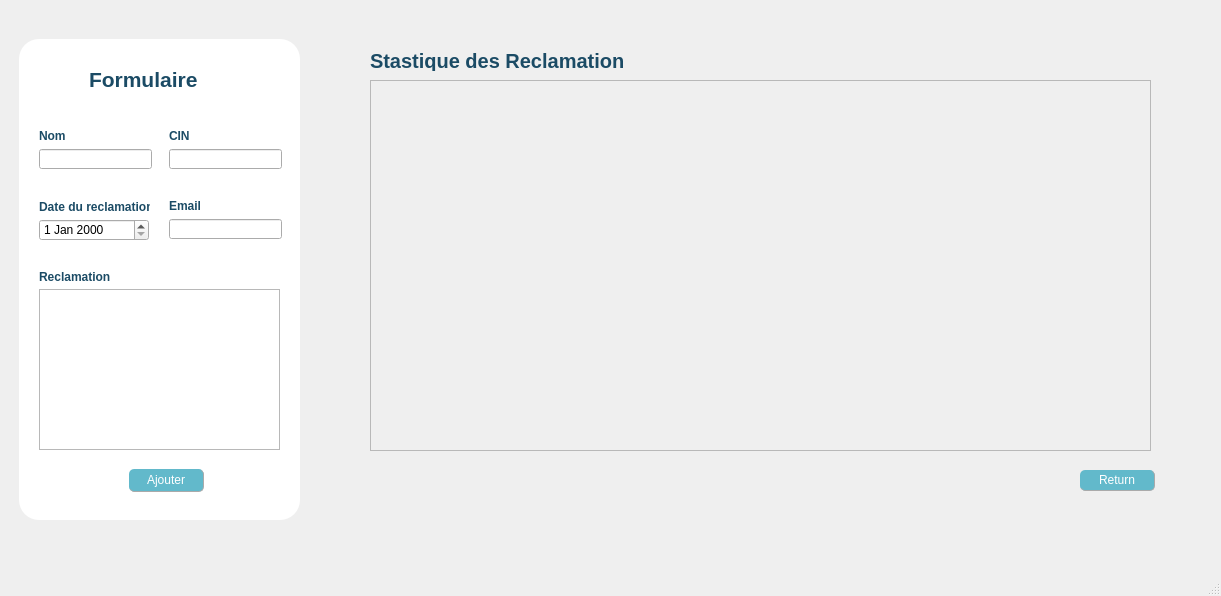
<?xml version="1.0" encoding="UTF-8"?>
<ui version="4.0">
 <class>reclamation</class>
 <widget class="QMainWindow" name="reclamation">
  <property name="geometry">
   <rect>
    <x>0</x>
    <y>0</y>
    <width>1221</width>
    <height>596</height>
   </rect>
  </property>
  <property name="windowTitle">
   <string>Reclamation</string>
  </property>
  <widget class="QWidget" name="centralwidget">
   <widget class="QWidget" name="widget" native="true">
    <property name="geometry">
     <rect>
      <x>0</x>
      <y>0</y>
      <width>321</width>
      <height>561</height>
     </rect>
    </property>
    <property name="styleSheet">
     <string notr="true">QPushButton #pushButton{
	
	background-color: rgb(98, 185, 203);
	color: rgb(255, 255, 255);
	border-radius:5px;
}
QPushButton #pushButton:hover{
	
	background-color: rgb(98, 185, 203);
}
QPushButton #pushButtonp:pressed{
	padding-left:5px;
	padding-top:5px;
	background-color: rgb(98, 185, 203);
}</string>
    </property>
    <widget class="QStackedWidget" name="stackedWidget">
     <property name="geometry">
      <rect>
       <x>9</x>
       <y>-1</y>
       <width>311</width>
       <height>541</height>
      </rect>
     </property>
     <property name="currentIndex">
      <number>0</number>
     </property>
     <widget class="QWidget" name="page">
      <widget class="QLabel" name="label_6">
       <property name="geometry">
        <rect>
         <x>160</x>
         <y>200</y>
         <width>47</width>
         <height>14</height>
        </rect>
       </property>
       <property name="font">
        <font>
         <weight>75</weight>
         <bold>true</bold>
        </font>
       </property>
       <property name="styleSheet">
        <string notr="true">color: rgb(27, 75, 101);</string>
       </property>
       <property name="text">
        <string>Email</string>
       </property>
      </widget>
      <widget class="QPlainTextEdit" name="reclamationEdit_Reclamation">
       <property name="geometry">
        <rect>
         <x>30</x>
         <y>290</y>
         <width>241</width>
         <height>161</height>
        </rect>
       </property>
      </widget>
      <widget class="QLineEdit" name="reclamationEdit_Email">
       <property name="geometry">
        <rect>
         <x>160</x>
         <y>220</y>
         <width>113</width>
         <height>20</height>
        </rect>
       </property>
      </widget>
      <widget class="QLineEdit" name="reclamationEdit_Nom">
       <property name="geometry">
        <rect>
         <x>30</x>
         <y>150</y>
         <width>113</width>
         <height>20</height>
        </rect>
       </property>
       <property name="styleSheet">
        <string notr="true"/>
       </property>
      </widget>
      <widget class="QLabel" name="label">
       <property name="geometry">
        <rect>
         <x>10</x>
         <y>40</y>
         <width>281</width>
         <height>481</height>
        </rect>
       </property>
       <property name="styleSheet">
        <string notr="true">background-color: rgb(255, 255, 255);
border-radius:20px;

</string>
       </property>
       <property name="text">
        <string/>
       </property>
      </widget>
      <widget class="QPushButton" name="reclamation_ajouter">
       <property name="geometry">
        <rect>
         <x>120</x>
         <y>470</y>
         <width>75</width>
         <height>23</height>
        </rect>
       </property>
       <property name="styleSheet">
        <string notr="true">QPushButton{
	border-radius:5px;
   border-right:1px solid #aaaaaa;
	border-bottom:1px solid #aaaaaa;
}
QPushButton:enabled{
background-color: rgb(98, 185, 203);
	color: rgb(255, 255, 255);
}
QPushButton:pressed{
	background-color: rgb(190, 233, 231);
	color: rgb(255, 255, 255);
	border-radius:5px;
}
QPushButton:disabled{
background-color: #aaaaaa;
	color: rgb(255, 255, 255);
}

</string>
       </property>
       <property name="text">
        <string>Ajouter</string>
       </property>
      </widget>
      <widget class="QLineEdit" name="reclamationEdit_CIN">
       <property name="geometry">
        <rect>
         <x>160</x>
         <y>150</y>
         <width>113</width>
         <height>20</height>
        </rect>
       </property>
      </widget>
      <widget class="QLabel" name="label_3">
       <property name="geometry">
        <rect>
         <x>30</x>
         <y>130</y>
         <width>47</width>
         <height>14</height>
        </rect>
       </property>
       <property name="font">
        <font>
         <weight>75</weight>
         <bold>true</bold>
        </font>
       </property>
       <property name="styleSheet">
        <string notr="true">color: rgb(27, 75, 101);</string>
       </property>
       <property name="text">
        <string>Nom</string>
       </property>
      </widget>
      <widget class="QLabel" name="label_7">
       <property name="geometry">
        <rect>
         <x>30</x>
         <y>270</y>
         <width>81</width>
         <height>16</height>
        </rect>
       </property>
       <property name="font">
        <font>
         <weight>75</weight>
         <bold>true</bold>
        </font>
       </property>
       <property name="styleSheet">
        <string notr="true">color: rgb(27, 75, 101);</string>
       </property>
       <property name="text">
        <string>Reclamation</string>
       </property>
      </widget>
      <widget class="QLabel" name="label_4">
       <property name="geometry">
        <rect>
         <x>160</x>
         <y>130</y>
         <width>47</width>
         <height>14</height>
        </rect>
       </property>
       <property name="font">
        <font>
         <weight>75</weight>
         <bold>true</bold>
        </font>
       </property>
       <property name="styleSheet">
        <string notr="true">color: rgb(27, 75, 101);</string>
       </property>
       <property name="text">
        <string>CIN</string>
       </property>
      </widget>
      <widget class="QDateEdit" name="reclamationEdit_date">
       <property name="geometry">
        <rect>
         <x>30</x>
         <y>220</y>
         <width>110</width>
         <height>22</height>
        </rect>
       </property>
      </widget>
      <widget class="QLabel" name="label_2">
       <property name="geometry">
        <rect>
         <x>80</x>
         <y>50</y>
         <width>171</width>
         <height>61</height>
        </rect>
       </property>
       <property name="font">
        <font>
         <family>MS Shell Dlg 2</family>
         <pointsize>16</pointsize>
         <weight>75</weight>
         <italic>false</italic>
         <bold>true</bold>
         <underline>false</underline>
         <strikeout>false</strikeout>
         <kerning>true</kerning>
        </font>
       </property>
       <property name="styleSheet">
        <string notr="true">
color: rgb(27, 75, 101);
</string>
       </property>
       <property name="text">
        <string>Formulaire</string>
       </property>
      </widget>
      <widget class="QLabel" name="label_5">
       <property name="geometry">
        <rect>
         <x>30</x>
         <y>200</y>
         <width>111</width>
         <height>16</height>
        </rect>
       </property>
       <property name="font">
        <font>
         <weight>75</weight>
         <bold>true</bold>
        </font>
       </property>
       <property name="styleSheet">
        <string notr="true">color: rgb(27, 75, 101);</string>
       </property>
       <property name="text">
        <string>Date du reclamation</string>
       </property>
      </widget>
      <zorder>label</zorder>
      <zorder>label_6</zorder>
      <zorder>reclamationEdit_Reclamation</zorder>
      <zorder>reclamationEdit_Email</zorder>
      <zorder>reclamationEdit_Nom</zorder>
      <zorder>reclamation_ajouter</zorder>
      <zorder>reclamationEdit_CIN</zorder>
      <zorder>label_3</zorder>
      <zorder>label_7</zorder>
      <zorder>label_4</zorder>
      <zorder>reclamationEdit_date</zorder>
      <zorder>label_2</zorder>
      <zorder>label_5</zorder>
     </widget>
     <widget class="QWidget" name="page_2">
      <widget class="QLabel" name="label_15">
       <property name="geometry">
        <rect>
         <x>170</x>
         <y>190</y>
         <width>47</width>
         <height>14</height>
        </rect>
       </property>
       <property name="font">
        <font>
         <weight>75</weight>
         <bold>true</bold>
        </font>
       </property>
       <property name="styleSheet">
        <string notr="true">color: rgb(27, 75, 101);</string>
       </property>
       <property name="text">
        <string>Email</string>
       </property>
      </widget>
      <widget class="QPlainTextEdit" name="reclamationEdit_Reclamation_2">
       <property name="geometry">
        <rect>
         <x>40</x>
         <y>280</y>
         <width>241</width>
         <height>161</height>
        </rect>
       </property>
      </widget>
      <widget class="QLineEdit" name="reclamationEdit_Email_2">
       <property name="geometry">
        <rect>
         <x>170</x>
         <y>210</y>
         <width>113</width>
         <height>20</height>
        </rect>
       </property>
      </widget>
      <widget class="QLineEdit" name="reclamationEdit_Nom_2">
       <property name="geometry">
        <rect>
         <x>40</x>
         <y>140</y>
         <width>113</width>
         <height>20</height>
        </rect>
       </property>
       <property name="styleSheet">
        <string notr="true"/>
       </property>
      </widget>
      <widget class="QLabel" name="label_16">
       <property name="geometry">
        <rect>
         <x>20</x>
         <y>30</y>
         <width>281</width>
         <height>481</height>
        </rect>
       </property>
       <property name="styleSheet">
        <string notr="true">background-color: rgb(255, 255, 255);
border-radius:20px;

</string>
       </property>
       <property name="text">
        <string/>
       </property>
      </widget>
      <widget class="QPushButton" name="reclamation_modifier">
       <property name="geometry">
        <rect>
         <x>80</x>
         <y>460</y>
         <width>75</width>
         <height>23</height>
        </rect>
       </property>
       <property name="styleSheet">
        <string notr="true">QPushButton{
	border-radius:5px;
   border-right:1px solid #aaaaaa;
	border-bottom:1px solid #aaaaaa;
}
QPushButton:enabled{
background-color: rgb(98, 185, 203);
	color: rgb(255, 255, 255);
}
QPushButton:pressed{
	background-color: rgb(190, 233, 231);
	color: rgb(255, 255, 255);
	border-radius:5px;
}
QPushButton:disabled{
background-color: #aaaaaa;
	color: rgb(255, 255, 255);
}

</string>
       </property>
       <property name="text">
        <string>Modifier</string>
       </property>
      </widget>
      <widget class="QLineEdit" name="reclamationEdit_CIN_2">
       <property name="geometry">
        <rect>
         <x>170</x>
         <y>140</y>
         <width>113</width>
         <height>20</height>
        </rect>
       </property>
      </widget>
      <widget class="QPushButton" name="reclamation_annuler">
       <property name="geometry">
        <rect>
         <x>170</x>
         <y>460</y>
         <width>75</width>
         <height>23</height>
        </rect>
       </property>
       <property name="styleSheet">
        <string notr="true">QPushButton{
	border-radius:5px;
   border-right:1px solid #aaaaaa;
	border-bottom:1px solid #aaaaaa;
}
QPushButton:enabled{
background-color: rgb(98, 185, 203);
	color: rgb(255, 255, 255);
}
QPushButton:pressed{
	background-color: rgb(190, 233, 231);
	color: rgb(255, 255, 255);
	border-radius:5px;
}
QPushButton:disabled{
background-color: #aaaaaa;
	color: rgb(255, 255, 255);
}</string>
       </property>
       <property name="text">
        <string>Cancel</string>
       </property>
      </widget>
      <widget class="QLabel" name="label_17">
       <property name="geometry">
        <rect>
         <x>40</x>
         <y>120</y>
         <width>47</width>
         <height>14</height>
        </rect>
       </property>
       <property name="font">
        <font>
         <weight>75</weight>
         <bold>true</bold>
        </font>
       </property>
       <property name="styleSheet">
        <string notr="true">color: rgb(27, 75, 101);</string>
       </property>
       <property name="text">
        <string>Nom</string>
       </property>
      </widget>
      <widget class="QLabel" name="label_18">
       <property name="geometry">
        <rect>
         <x>40</x>
         <y>260</y>
         <width>81</width>
         <height>16</height>
        </rect>
       </property>
       <property name="font">
        <font>
         <weight>75</weight>
         <bold>true</bold>
        </font>
       </property>
       <property name="styleSheet">
        <string notr="true">color: rgb(27, 75, 101);</string>
       </property>
       <property name="text">
        <string>Reclamation</string>
       </property>
      </widget>
      <widget class="QLabel" name="label_20">
       <property name="geometry">
        <rect>
         <x>170</x>
         <y>120</y>
         <width>47</width>
         <height>14</height>
        </rect>
       </property>
       <property name="font">
        <font>
         <weight>75</weight>
         <bold>true</bold>
        </font>
       </property>
       <property name="styleSheet">
        <string notr="true">color: rgb(27, 75, 101);</string>
       </property>
       <property name="text">
        <string>CIN</string>
       </property>
      </widget>
      <widget class="QDateEdit" name="reclamationEdit_date_2">
       <property name="geometry">
        <rect>
         <x>40</x>
         <y>210</y>
         <width>110</width>
         <height>22</height>
        </rect>
       </property>
      </widget>
      <widget class="QLabel" name="label_21">
       <property name="geometry">
        <rect>
         <x>90</x>
         <y>40</y>
         <width>171</width>
         <height>61</height>
        </rect>
       </property>
       <property name="font">
        <font>
         <family>MS Shell Dlg 2</family>
         <pointsize>16</pointsize>
         <weight>75</weight>
         <italic>false</italic>
         <bold>true</bold>
         <underline>false</underline>
         <strikeout>false</strikeout>
         <kerning>true</kerning>
        </font>
       </property>
       <property name="styleSheet">
        <string notr="true">
color: rgb(27, 75, 101);
</string>
       </property>
       <property name="text">
        <string>Modifier</string>
       </property>
      </widget>
      <widget class="QLabel" name="label_22">
       <property name="geometry">
        <rect>
         <x>40</x>
         <y>190</y>
         <width>111</width>
         <height>16</height>
        </rect>
       </property>
       <property name="font">
        <font>
         <weight>75</weight>
         <bold>true</bold>
        </font>
       </property>
       <property name="styleSheet">
        <string notr="true">color: rgb(27, 75, 101);</string>
       </property>
       <property name="text">
        <string>Date du reclamation</string>
       </property>
      </widget>
      <zorder>label_16</zorder>
      <zorder>label_15</zorder>
      <zorder>reclamationEdit_Reclamation_2</zorder>
      <zorder>reclamationEdit_Email_2</zorder>
      <zorder>reclamationEdit_Nom_2</zorder>
      <zorder>reclamation_modifier</zorder>
      <zorder>reclamationEdit_CIN_2</zorder>
      <zorder>reclamation_annuler</zorder>
      <zorder>label_17</zorder>
      <zorder>label_18</zorder>
      <zorder>label_20</zorder>
      <zorder>reclamationEdit_date_2</zorder>
      <zorder>label_21</zorder>
      <zorder>label_22</zorder>
     </widget>
    </widget>
   </widget>
   <widget class="QStackedWidget" name="stackedWidget_2">
    <property name="geometry">
     <rect>
      <x>340</x>
      <y>20</y>
      <width>841</width>
      <height>481</height>
     </rect>
    </property>
    <property name="currentIndex">
     <number>1</number>
    </property>
    <widget class="QWidget" name="page_3">
     <widget class="QPushButton" name="reclamation_delete">
      <property name="geometry">
       <rect>
        <x>730</x>
        <y>280</y>
        <width>75</width>
        <height>23</height>
       </rect>
      </property>
      <property name="styleSheet">
       <string notr="true">QPushButton{
	border-radius:5px;
   border-right:1px solid #aaaaaa;
	border-bottom:1px solid #aaaaaa;
}
QPushButton:enabled{
background-color: rgb(98, 185, 203);
	color: rgb(255, 255, 255);
}
QPushButton:pressed{
	background-color: rgb(190, 233, 231);
	color: rgb(255, 255, 255);
	border-radius:5px;
}
QPushButton:disabled{
background-color: #aaaaaa;
	color: rgb(255, 255, 255);
}</string>
      </property>
      <property name="text">
       <string>Delete</string>
      </property>
      <property name="icon">
       <iconset>
        <normaloff>:/image/image/suprimer.png</normaloff>:/image/image/suprimer.png</iconset>
      </property>
     </widget>
     <widget class="QTableView" name="tableView">
      <property name="geometry">
       <rect>
        <x>10</x>
        <y>80</y>
        <width>791</width>
        <height>181</height>
       </rect>
      </property>
      <property name="styleSheet">
       <string notr="true">QTableView {
    background-color: #f2f2f2;
    border: none;
    selection-background-color: #4d90fe;
}

QHeaderView::section {
    background-color: rgb(98, 185, 203);
    color: white;
    padding: 8px;
    font-size: 14px;
    font-weight: bold;
    border: none;
}

QTableView::item {
    padding: 8px;
    font-size: 14px;
}

QTableView::item:selected {
    background-color: #4d90fe;
    color: white;
}

QTableView::item:hover {
    background-color: #e6e6e6;
}

QTableView::horizontalHeader {
    border-bottom: 2px solid rgb(98, 185, 203);
    padding: 4px;
}

QTableView::verticalHeader {
    border-right: 2px solid rgb(98, 185, 203);
    padding: 4px;
}

QScrollBar:vertical {
    width: 16px;
    background-color: #f2f2f2;
    border: none;
}

QScrollBar::handle:vertical {
    background-color: #e6e6e6;
    border-radius: 8px;
}

QScrollBar::add-line:vertical {
    height: 16px;
    subcontrol-position: bottom;
    subcontrol-origin: margin;
    border: none;
    background-color: #f2f2f2;
}

QScrollBar::sub-line:vertical {
    height: 16px;
    subcontrol-position: top;
    subcontrol-origin: margin;
    border: none;
    background-color: #f2f2f2;
}

QScrollBar::add-page:vertical, QScrollBar::sub-page:vertical {
    background: none;
}
</string>
      </property>
      <property name="gridStyle">
       <enum>Qt::NoPen</enum>
      </property>
      <property name="sortingEnabled">
       <bool>true</bool>
      </property>
     </widget>
     <widget class="QLabel" name="label_25">
      <property name="geometry">
       <rect>
        <x>30</x>
        <y>280</y>
        <width>121</width>
        <height>21</height>
       </rect>
      </property>
      <property name="font">
       <font>
        <pointsize>15</pointsize>
        <weight>75</weight>
        <bold>true</bold>
       </font>
      </property>
      <property name="styleSheet">
       <string notr="true">QLabel{
	
	qproperty-icon: url(:/Downloads/trier.png);
	qproperty-iconSize: 30px 30 px;
text-align:center;
	color: rgb(27, 75, 101);
}</string>
      </property>
      <property name="text">
       <string>Research</string>
      </property>
     </widget>
     <widget class="QPushButton" name="pushButton_6">
      <property name="geometry">
       <rect>
        <x>350</x>
        <y>280</y>
        <width>75</width>
        <height>23</height>
       </rect>
      </property>
      <property name="styleSheet">
       <string notr="true">QPushButton{
	border-radius:5px;
   border-right:1px solid #aaaaaa;
	border-bottom:1px solid #aaaaaa;
}
QPushButton:enabled{
background-color: rgb(98, 185, 203);
	color: rgb(255, 255, 255);
}
QPushButton:pressed{
	background-color: rgb(190, 233, 231);
	color: rgb(255, 255, 255);
	border-radius:5px;
}
QPushButton:disabled{
background-color: #aaaaaa;
	color: rgb(255, 255, 255);
}</string>
      </property>
      <property name="text">
       <string>Research</string>
      </property>
     </widget>
     <widget class="QLabel" name="label_9">
      <property name="geometry">
       <rect>
        <x>10</x>
        <y>20</y>
        <width>291</width>
        <height>21</height>
       </rect>
      </property>
      <property name="font">
       <font>
        <pointsize>15</pointsize>
        <weight>75</weight>
        <bold>true</bold>
        <underline>false</underline>
       </font>
      </property>
      <property name="styleSheet">
       <string notr="true">color: rgb(27, 75, 101);</string>
      </property>
      <property name="text">
       <string>Liste des Reclamation</string>
      </property>
     </widget>
     <widget class="QPushButton" name="reclamation_modifier_show">
      <property name="geometry">
       <rect>
        <x>640</x>
        <y>280</y>
        <width>75</width>
        <height>23</height>
       </rect>
      </property>
      <property name="styleSheet">
       <string notr="true">QPushButton{
	border-radius:5px;
   border-right:1px solid #aaaaaa;
	border-bottom:1px solid #aaaaaa;
}
QPushButton:enabled{
background-color: rgb(98, 185, 203);
	color: rgb(255, 255, 255);
}
QPushButton:pressed{
	background-color: rgb(190, 233, 231);
	color: rgb(255, 255, 255);
	border-radius:5px;
}
QPushButton:disabled{
background-color: #aaaaaa;
	color: rgb(255, 255, 255);
}</string>
      </property>
      <property name="text">
       <string>Modifier</string>
      </property>
      <property name="icon">
       <iconset>
        <normaloff>:/image/image/edit.png</normaloff>:/image/image/edit.png</iconset>
      </property>
     </widget>
     <widget class="QPushButton" name="pushButton_5">
      <property name="geometry">
       <rect>
        <x>300</x>
        <y>10</y>
        <width>30</width>
        <height>31</height>
       </rect>
      </property>
      <property name="styleSheet">
       <string notr="true">QPushButton{
	
	
	border-image: url(:/2A3/qt/tsawer/pdf (2).png);
}</string>
      </property>
      <property name="text">
       <string/>
      </property>
     </widget>
     <widget class="QPushButton" name="reclamation_modifier_show_5">
      <property name="geometry">
       <rect>
        <x>550</x>
        <y>280</y>
        <width>75</width>
        <height>23</height>
       </rect>
      </property>
      <property name="styleSheet">
       <string notr="true">QPushButton{
	border-radius:5px;
   border-right:1px solid #aaaaaa;
	border-bottom:1px solid #aaaaaa;
}
QPushButton:enabled{
background-color: rgb(98, 185, 203);
	color: rgb(255, 255, 255);
}
QPushButton:pressed{
	background-color: rgb(190, 233, 231);
	color: rgb(255, 255, 255);
	border-radius:5px;
}
QPushButton:disabled{
background-color: #aaaaaa;
	color: rgb(255, 255, 255);
}</string>
      </property>
      <property name="text">
       <string>Statistique</string>
      </property>
     </widget>
     <widget class="QLineEdit" name="lineEdit">
      <property name="geometry">
       <rect>
        <x>170</x>
        <y>280</y>
        <width>161</width>
        <height>22</height>
       </rect>
      </property>
     </widget>
     <widget class="QPushButton" name="reclamation_modifier_show_6">
      <property name="geometry">
       <rect>
        <x>444</x>
        <y>280</y>
        <width>91</width>
        <height>23</height>
       </rect>
      </property>
      <property name="styleSheet">
       <string notr="true">QPushButton{
	border-radius:5px;
   border-right:1px solid #aaaaaa;
	border-bottom:1px solid #aaaaaa;
}
QPushButton:enabled{
background-color: rgb(98, 185, 203);
	color: rgb(255, 255, 255);
}
QPushButton:pressed{
	background-color: rgb(190, 233, 231);
	color: rgb(255, 255, 255);
	border-radius:5px;
}
QPushButton:disabled{
background-color: #aaaaaa;
	color: rgb(255, 255, 255);
}</string>
      </property>
      <property name="text">
       <string>Imprimer</string>
      </property>
      <property name="icon">
       <iconset>
        <normaloff>:/image/image/pdf.png</normaloff>:/image/image/pdf.png</iconset>
      </property>
     </widget>
     <widget class="QLineEdit" name="password">
      <property name="geometry">
       <rect>
        <x>694</x>
        <y>360</y>
        <width>113</width>
        <height>20</height>
       </rect>
      </property>
      <property name="styleSheet">
       <string notr="true"/>
      </property>
      <property name="echoMode">
       <enum>QLineEdit::Password</enum>
      </property>
     </widget>
     <widget class="QLabel" name="label_8">
      <property name="geometry">
       <rect>
        <x>580</x>
        <y>360</y>
        <width>101</width>
        <height>20</height>
       </rect>
      </property>
      <property name="font">
       <font>
        <weight>75</weight>
        <bold>true</bold>
       </font>
      </property>
      <property name="styleSheet">
       <string notr="true">color: rgb(27, 75, 101);</string>
      </property>
      <property name="text">
       <string>Password Mail</string>
      </property>
     </widget>
     <widget class="QLabel" name="label_11">
      <property name="geometry">
       <rect>
        <x>50</x>
        <y>360</y>
        <width>61</width>
        <height>16</height>
       </rect>
      </property>
      <property name="text">
       <string>Logged in:</string>
      </property>
     </widget>
     <widget class="QLabel" name="loggedIn">
      <property name="geometry">
       <rect>
        <x>120</x>
        <y>360</y>
        <width>131</width>
        <height>16</height>
       </rect>
      </property>
      <property name="text">
       <string>N/A</string>
      </property>
     </widget>
    </widget>
    <widget class="QWidget" name="page_4">
     <widget class="QLabel" name="label_10">
      <property name="geometry">
       <rect>
        <x>30</x>
        <y>30</y>
        <width>351</width>
        <height>21</height>
       </rect>
      </property>
      <property name="font">
       <font>
        <pointsize>15</pointsize>
        <weight>75</weight>
        <bold>true</bold>
        <underline>false</underline>
       </font>
      </property>
      <property name="styleSheet">
       <string notr="true">color: rgb(27, 75, 101);</string>
      </property>
      <property name="text">
       <string>Stastique des Reclamation</string>
      </property>
     </widget>
     <widget class="QPushButton" name="reclamation_modifier_show_2">
      <property name="geometry">
       <rect>
        <x>740</x>
        <y>450</y>
        <width>75</width>
        <height>21</height>
       </rect>
      </property>
      <property name="styleSheet">
       <string notr="true">QPushButton{
	border-radius:5px;
   border-right:1px solid #aaaaaa;
	border-bottom:1px solid #aaaaaa;
}
QPushButton:enabled{
background-color: rgb(98, 185, 203);
	color: rgb(255, 255, 255);
}
QPushButton:pressed{
	background-color: rgb(190, 233, 231);
	color: rgb(255, 255, 255);
	border-radius:5px;
}
QPushButton:disabled{
background-color: #aaaaaa;
	color: rgb(255, 255, 255);
}</string>
      </property>
      <property name="text">
       <string>Return</string>
      </property>
     </widget>
     <widget class="QFrame" name="frame">
      <property name="geometry">
       <rect>
        <x>30</x>
        <y>60</y>
        <width>781</width>
        <height>371</height>
       </rect>
      </property>
      <property name="frameShape">
       <enum>QFrame::StyledPanel</enum>
      </property>
      <property name="frameShadow">
       <enum>QFrame::Raised</enum>
      </property>
     </widget>
    </widget>
   </widget>
  </widget>
  <widget class="QMenuBar" name="menubar">
   <property name="geometry">
    <rect>
     <x>0</x>
     <y>0</y>
     <width>1221</width>
     <height>22</height>
    </rect>
   </property>
  </widget>
  <widget class="QStatusBar" name="statusbar"/>
 </widget>
 <resources/>
 <connections/>
</ui>
